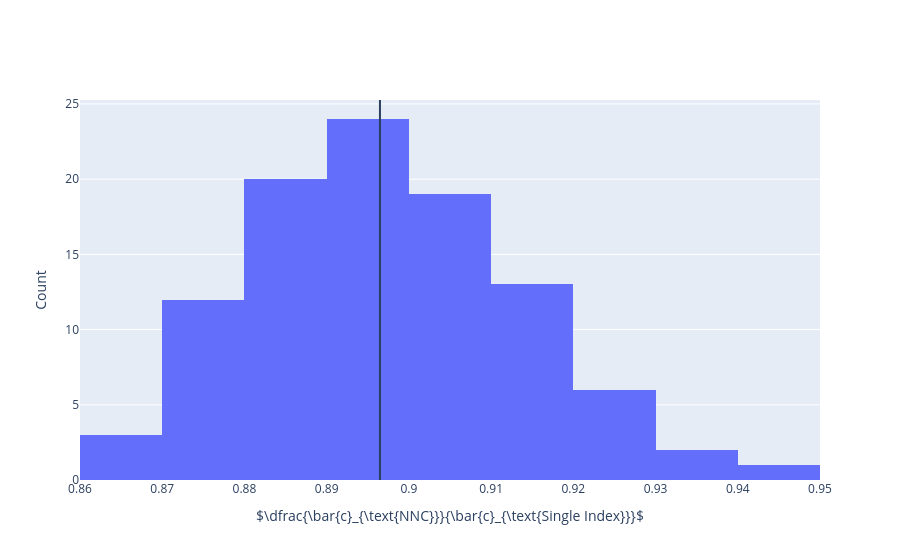

Notebook code for this chart:
### Markdown cell above
Below we plot the distribution of the mean cost per step ratio between NNC and DI.

### Code cell
fig = go.Figure(go.Histogram(x=cost_ratios))
fig.add_vline(x=np.mean(cost_ratios))
fig.layout.xaxis.title = r'$\dfrac{\bar{c}_{\text{NNC}}}{\bar{c}_{\text{Single Index}}}$'
fig.layout.yaxis.title = 'Count'
fig

### Figure 1 — Plotly figure (JSON) as saved in the notebook; plotly's stock layout.template omitted (floating-point values rounded to 4 significant figures)
{"data": [{"type": "histogram", "x": [0.9156, 0.8938, 0.9204, 0.9158, 0.8733, 0.9133, 0.8985, 0.9136, 0.8859, 0.9047, 0.8746, 0.9018, 0.8866, 0.8802, 0.8679, 0.9063, 0.9046, 0.9154, 0.8856, 0.8986, 0.8744, 0.8942, 0.8945, 0.8723, 0.8925, 0.891, 0.8805, 0.8846, 0.9242, 0.8828, 0.8848, 0.8961, 0.891, 0.8955, 0.8925, 0.9057, 0.8646, 0.866, 0.8763, 0.8744, 0.9222, 0.9003, 0.9315, 0.895, 0.9059, 0.8923, 0.8865, 0.9083, 0.9076, 0.9138, 0.8703, 0.904, 0.9202, 0.902, 0.9217, 0.9301, 0.945, 0.908, 0.897, 0.912, 0.8915, 0.922, 0.9111, 0.8819, 0.878, 0.9117, 0.8897, 0.897, 0.8761, 0.8974, 0.8768, 0.883, 0.9022, 0.8815, 0.8809, 0.8745, 0.8991, 0.9129, 0.8943, 0.8805, 0.9053, 0.8931, 0.8983, 0.8876, 0.8845, 0.8957, 0.8832, 0.8813, 0.8785, 0.9017, 0.8874, 0.9139, 0.9108, 0.9005, 0.892, 0.9044, 0.9096, 0.9035, 0.9125, 0.8938]}], "layout": {"shapes": [{"type": "line", "x0": 0.8965, "x1": 0.8965, "xref": "x", "y0": 0, "y1": 1, "yref": "y domain"}], "xaxis": {"title": {"text": "$\\dfrac{\\bar{c}_{\\text{NNC}}}{\\bar{c}_{\\text{Single Index}}}$"}}, "yaxis": {"title": {"text": "Count"}}}}
